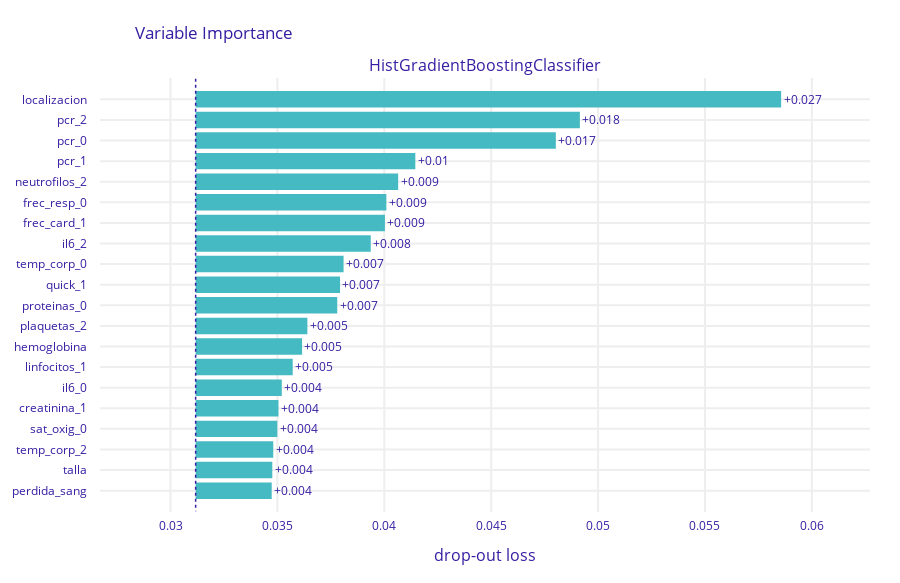

Notebook cell for this chart:
### Code cell
import dalex as dx

exp = dx.Explainer(modelo_hgb, df_imps, y)
vi = exp.model_parts()
vi.plot(max_vars=20)
#select the 10 most important variables from the explainer
imps = vi.result['variable'][-20:-1].tolist()

### Figure 1 — Plotly figure (JSON) as saved in the notebook; plotly's stock layout.template omitted (floating-point values rounded to 4 significant figures)
{"data": [{"base": 0.03118, "hoverinfo": "text", "hoverlabel": {"bgcolor": "rgba(0,0,0,0.8)"}, "hovertext": ["Model: HistGradientBoostingClassifier loss after<br>variable: localizacion is permuted: 0.059<br>Drop-out loss change: +0.027", "Model: HistGradientBoostingClassifier loss after<br>variable: pcr_2 is permuted: 0.049<br>Drop-out loss change: +0.018", "Model: HistGradientBoostingClassifier loss after<br>variable: pcr_0 is permuted: 0.048<br>Drop-out loss change: +0.017", "Model: HistGradientBoostingClassifier loss after<br>variable: pcr_1 is permuted: 0.041<br>Drop-out loss change: +0.01", "Model: HistGradientBoostingClassifier loss after<br>variable: neutrofilos_2 is permuted: 0.041<br>Drop-out loss change: +0.009", "Model: HistGradientBoostingClassifier loss after<br>variable: frec_resp_0 is permuted: 0.04<br>Drop-out loss change: +0.009", "Model: HistGradientBoostingClassifier loss after<br>variable: frec_card_1 is permuted: 0.04<br>Drop-out loss change: +0.009", "Model: HistGradientBoostingClassifier loss after<br>variable: il6_2 is permuted: 0.039<br>Drop-out loss change: +0.008", "Model: HistGradientBoostingClassifier loss after<br>variable: temp_corp_0 is permuted: 0.038<br>Drop-out loss change: +0.007", "Model: HistGradientBoostingClassifier loss after<br>variable: quick_1 is permuted: 0.038<br>Drop-out loss change: +0.007", "Model: HistGradientBoostingClassifier loss after<br>variable: proteinas_0 is permuted: 0.038<br>Drop-out loss change: +0.007", "Model: HistGradientBoostingClassifier loss after<br>variable: plaquetas_2 is permuted: 0.036<br>Drop-out loss change: +0.005", "Model: HistGradientBoostingClassifier loss after<br>variable: hemoglobina is permuted: 0.036<br>Drop-out loss change: +0.005", "Model: HistGradientBoostingClassifier loss after<br>variable: linfocitos_1 is permuted: 0.036<br>Drop-out loss change: +0.005", "Model: HistGradientBoostingClassifier loss after<br>variable: il6_0 is permuted: 0.035<br>Drop-out loss change: +0.004", "Model: HistGradientBoostingClassifier loss after<br>variable: creatinina_1 is permuted: 0.035<br>Drop-out loss change: +0.004", "Model: HistGradientBoostingClassifier loss after<br>variable: sat_oxig_0 is permuted: 0.035<br>Drop-out loss change: +0.004", "Model: HistGradientBoostingClassifier loss after<br>variable: temp_corp_2 is permuted: 0.035<br>Drop-out loss change: +0.004", "Model: HistGradientBoostingClassifier loss after<br>variable: talla is permuted: 0.035<br>Drop-out loss change: +0.004", "Model: HistGradientBoostingClassifier loss after<br>variable: perdida_sang is permuted: 0.035<br>Drop-out loss change: +0.004"], "marker": {"color": "#46bac2"}, "orientation": "h", "showlegend": false, "text": ["+0.027", "+0.018", "+0.017", "+0.01", "+0.009", "+0.009", "+0.009", "+0.008", "+0.007", "+0.007", "+0.007", "+0.005", "+0.005", "+0.005", "+0.004", "+0.004", "+0.004", "+0.004", "+0.004", "+0.004"], "textposition": "outside", "type": "bar", "x": [0.02739, 0.01797, 0.01685, 0.01028, 0.009473, 0.00892, 0.008853, 0.00819, 0.006919, 0.006754, 0.006623, 0.005226, 0.004978, 0.004541, 0.004029, 0.003874, 0.00382, 0.00363, 0.003585, 0.003557], "xaxis": "x", "y": ["localizacion", "pcr_2", "pcr_0", "pcr_1", "neutrofilos_2", "frec_resp_0", "frec_card_1", "il6_2", "temp_corp_0", "quick_1", "proteinas_0", "plaquetas_2", "hemoglobina", "linfocitos_1", "il6_0", "creatinina_1", "sat_oxig_0", "temp_corp_2", "talla", "perdida_sang"], "yaxis": "y"}], "layout": {"annotations": [{"font": {"size": 16}, "showarrow": false, "text": "HistGradientBoostingClassifier", "x": 0.5, "xanchor": "center", "xref": "paper", "y": 1, "yanchor": "bottom", "yref": "paper"}, {"font": {"size": 16}, "showarrow": false, "text": "drop-out loss", "x": 0.5, "xanchor": "center", "xref": "paper", "y": 0, "yanchor": "top", "yref": "paper", "yshift": -30}], "font": {"color": "#371ea3"}, "height": 583, "margin": {"b": 71, "r": 30, "t": 78}, "shapes": [{"line": {"color": "#371ea3", "dash": "dot", "width": 1.5}, "type": "line", "x0": 0.03118, "x1": 0.03118, "xref": "x", "y0": -1, "y1": 20, "yref": "y"}], "title": {"text": "Variable Importance", "x": 0.15}, "xaxis": {"anchor": "y", "automargin": true, "domain": [0, 1], "fixedrange": true, "gridwidth": 2, "range": [0.0267, 0.06272], "tickcolor": "white", "ticklen": 3, "ticks": "outside", "type": "linear", "zeroline": false}, "yaxis": {"anchor": "x", "automargin": true, "autorange": "reversed", "domain": [0, 1], "fixedrange": true, "gridwidth": 2, "tickcolor": "white", "ticklen": 10, "ticks": "outside", "type": "category"}}}
